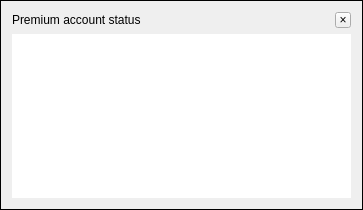
<?xml version="1.0" encoding="UTF-8"?>
<ui version="4.0">
 <class>PythonAccountStatusWidget</class>
 <widget class="QFrame" name="PythonAccountStatusWidget">
  <property name="geometry">
   <rect>
    <x>0</x>
    <y>0</y>
    <width>363</width>
    <height>210</height>
   </rect>
  </property>
  <property name="windowTitle">
   <string>Premium account status</string>
  </property>
  <property name="autoFillBackground">
   <bool>true</bool>
  </property>
  <property name="frameShape">
   <enum>QFrame::Box</enum>
  </property>
  <layout class="QGridLayout" name="gridLayout">
   <item row="0" column="0">
    <widget class="QLabel" name="labelTitle">
     <property name="sizePolicy">
      <sizepolicy hsizetype="Preferred" vsizetype="Minimum">
       <horstretch>0</horstretch>
       <verstretch>0</verstretch>
      </sizepolicy>
     </property>
     <property name="text">
      <string>Premium account status</string>
     </property>
    </widget>
   </item>
   <item row="0" column="1">
    <widget class="QToolButton" name="toolButton">
     <property name="sizePolicy">
      <sizepolicy hsizetype="Fixed" vsizetype="Minimum">
       <horstretch>0</horstretch>
       <verstretch>0</verstretch>
      </sizepolicy>
     </property>
     <property name="maximumSize">
      <size>
       <width>16</width>
       <height>16</height>
      </size>
     </property>
     <property name="text">
      <string notr="true">×</string>
     </property>
    </widget>
   </item>
   <item row="1" column="0" colspan="2">
    <widget class="QTreeWidget" name="treeWidget">
     <property name="frameShape">
      <enum>QFrame::NoFrame</enum>
     </property>
     <property name="frameShadow">
      <enum>QFrame::Plain</enum>
     </property>
     <property name="iconSize">
      <size>
       <width>24</width>
       <height>24</height>
      </size>
     </property>
     <property name="rootIsDecorated">
      <bool>false</bool>
     </property>
     <property name="itemsExpandable">
      <bool>false</bool>
     </property>
     <property name="expandsOnDoubleClick">
      <bool>false</bool>
     </property>
     <property name="columnCount">
      <number>2</number>
     </property>
     <attribute name="headerVisible">
      <bool>false</bool>
     </attribute>
     <column>
      <property name="text">
       <string notr="true">1</string>
      </property>
     </column>
     <column>
      <property name="text">
       <string notr="true">2</string>
      </property>
     </column>
    </widget>
   </item>
  </layout>
 </widget>
 <resources/>
 <connections>
  <connection>
   <sender>toolButton</sender>
   <signal>clicked()</signal>
   <receiver>PythonAccountStatusWidget</receiver>
   <slot>deleteLater()</slot>
   <hints>
    <hint type="sourcelabel">
     <x>275</x>
     <y>11</y>
    </hint>
    <hint type="destinationlabel">
     <x>415</x>
     <y>87</y>
    </hint>
   </hints>
  </connection>
 </connections>
</ui>
